Frame 1 (no input): blank canvas, image omitted
Frame 60 (no input): blank canvas, image omitted
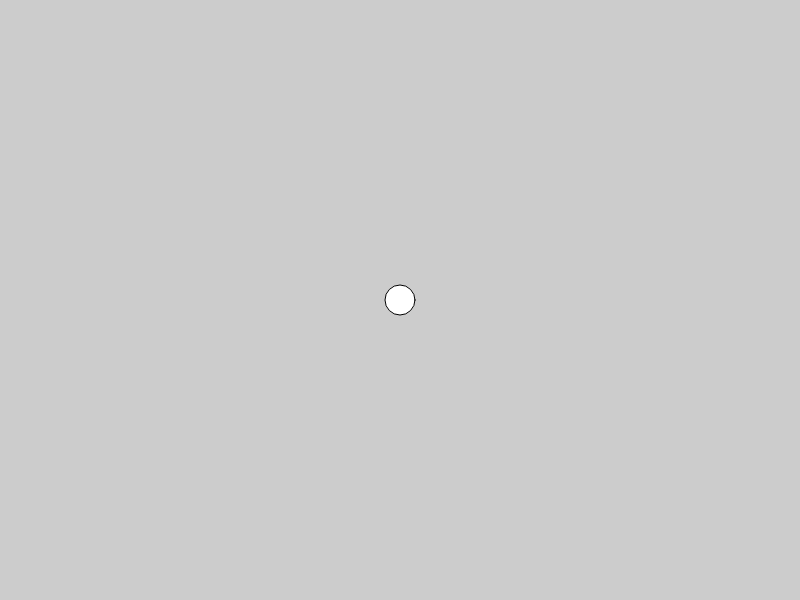
Frame 120 (the mouse pressed at the canvas centre since frame 60)

The p5.js sketch whose frames 1 and 60 were blank and that drew this single picture after the mouse press (run headless with seeded random() and noise() and a simulated clock; from frame 60 on, the mouse is pressed at the canvas centre):

// p5.js sketch
// ── sketch.js
function setup() {
  createCanvas(800, 600);
}

function draw() {
  background(204);
  circle(mouseX, mouseY, 30)
}
